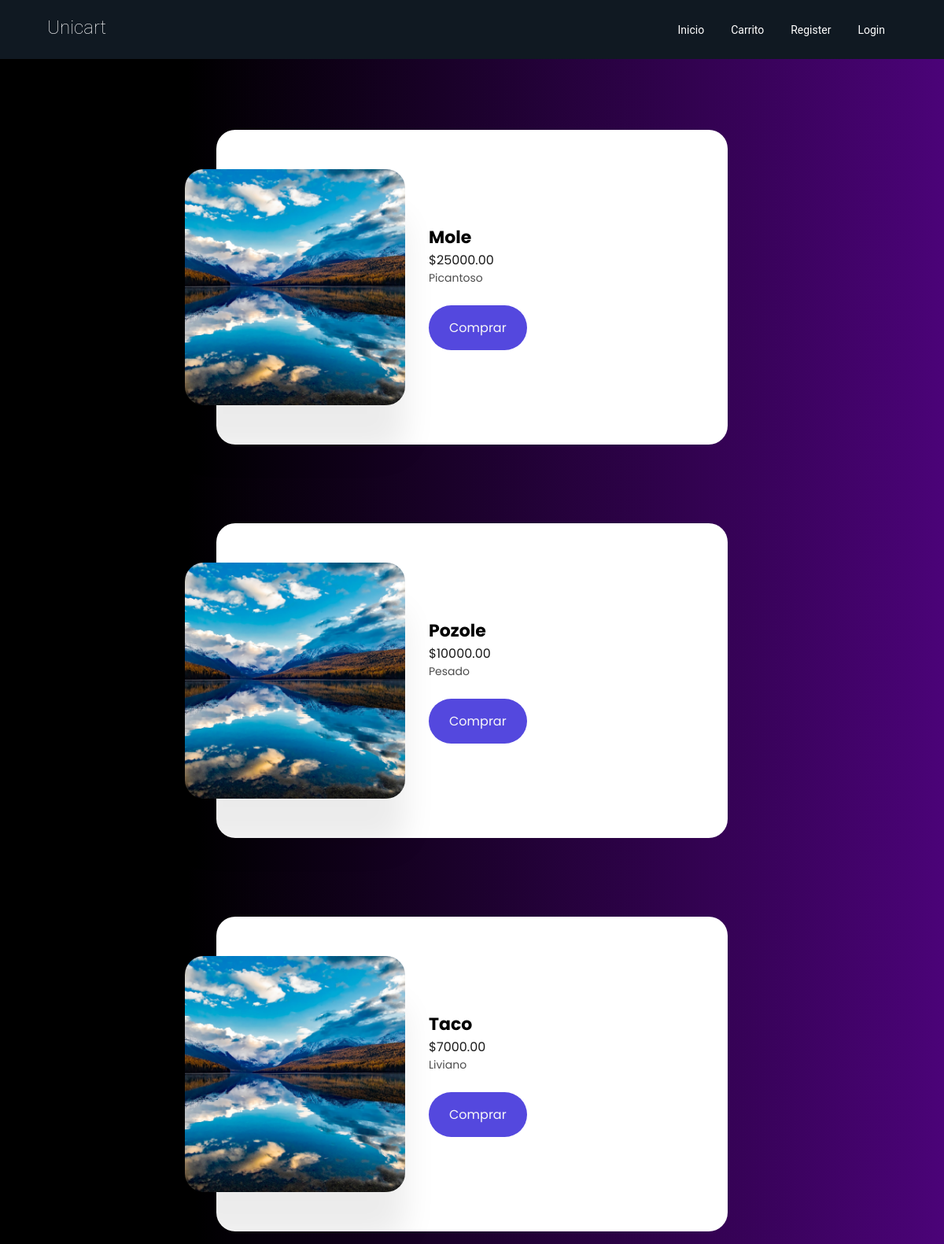
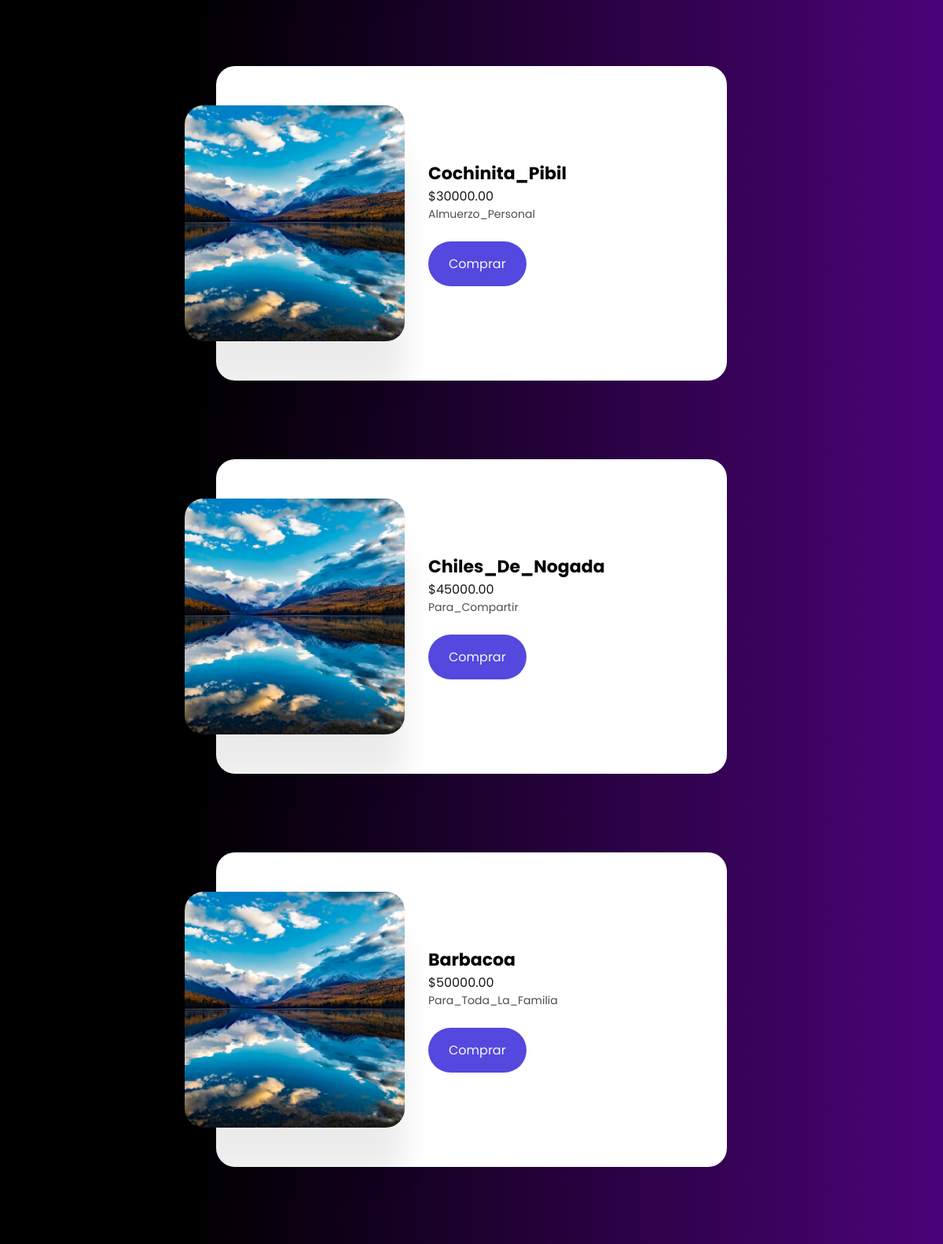
The page / (upper part) on the database its author committed (2 pictures, top to bottom).
### tables this page shows
CREATE TABLE Comida (
    ID_Comida INT PRIMARY KEY,
    Nombre VARCHAR(100),
    Descripcion TEXT,
    Precio DECIMAL(10,2),
    ID_Categoria INT,
	ID_Restaurante int,
    FOREIGN KEY (ID_Categoria) REFERENCES Categoria(ID_Categoria),
	FOREIGN KEY (ID_Restaurante) REFERENCES Restaurante(ID_Restaurante)
);

### index.php (the view, shortened to what this page needs)
<!DOCTYPE html>
<html lang="es">
<head>
    <link rel="stylesheet" href="css/slider_main.css"/>
    <link rel="stylesheet" href="css/header.css">
    <link rel="stylesheet" href="css/footer.css">
    <link rel="stylesheet" href="css/icons-social.css">
    <link rel="stylesheet" href="css/card.css">
</head>
<body>
    <header class="header">
        <div class="container">
            <div class="logo">
                <h1>Unicart</h1>
            </div>
            <nav class="menu">
                <a href="index.php" class="inicio">Inicio</a>
                <a href="carrito_compras.php">Carrito</a>
                <a href="register.html" class="modelos">Register</a>
                <a href="login.html" class="modelos">Login</a>
            </nav>
        </div>
    </header>
    <div class="separador"></div>
    <section class="mainContent">
    <?php
    $conexion = new mysqli('localhost:3306', 'root', '', 'restaurante');
        ?>
        <?php
    $sql_comidas = "SELECT ID_Comida, Nombre, Descripcion, Precio FROM Comida";
    $resultado_comidas = $conexion->query($sql_comidas);
    if ($resultado_comidas->num_rows > 0) {
        while ($fila_comida = $resultado_comidas->fetch_assoc()) {
            ?>
            <div class="card">
                <img src="images/image8.jpg" alt="">
                <div class="cards">
                    <h2><?php echo $fila_comida['Nombre']; ?></h2>
                    <h3><?php echo '$' . $fila_comida['Precio']; ?></h3>
                    <p><?php echo $fila_comida['Descripcion']; ?></p>
                    <form action="carrito_compras.php" method="POST">
                        <button type="submit">Comprar</button>
                    </form>
                </div>
            </div>
            <?php
        }
    } else {
        echo "No se encontraron resultados.";
    }
    ?>
    </section>
</body>
</html>

### css/slider_main.css (style rules this page uses)
*, *:before, *:after { box-sizing: border-box; margin: 0; padding: 0; }
body { font-family: 'Roboto', Helvetica, Arial, sans-serif; background: #000; }

### css/header.css (style rules this page uses)
.header { width: 100%; height: 75px; background: #101922; position: fixed; z-index: 10; top: 0; left: 0; box-shadow: Opx 1px 10px rgba a(0, 0, 0, 0.4); }
.container { width: 90%; max-width: 1200px; margin: auto; }
.logo { float: left; }
.logo h1 { color: #fff; font-weight: 100; display: flex; font-size: 24px; cursor: default; align-items: center; line-height: 70px; }
.menu { float: right; line-height: 75px; }
.menu a { color: #fff; text-decoration: none; display: inline-block; padding: 10px 15px; line-height: normal; font-size: 14px; transition: all 500ms ease; border-bottom: 4px solid transparent; }
.separador { height: 65px; background-color: transparent; }

### css/card.css (style rules this page uses)
section.mainContent { flex-wrap: wrap; display: flex; align-items: center; justify-content: center; margin: 0; background: #4b0378; background: linear-gradient(180deg,#4b0378 0%, #000000 80%); background: -webkit-linear-gradient(180deg,#4b0378 0%, #000000 80%); background: -moz-linear-gradient(180deg,#4b0378 0%, #000000 80%); font-family: "Euclid Circular A", "Poppins"; padding-top: 50px; padding-bottom: 50px; }
.card { margin: 50px; display: flex; align-items: center; width: 75vw; max-width: 650px; padding: 50px 30px 50px 20px; background: #ffffff; border-radius: 24px; }
.card img { max-width: 280px; width: 28vw; height: 300px; object-fit: cover; margin-left: -60px; margin-right: 30px; border-radius: inherit; box-shadow: 0 60px 40px rgb(0 0 0 / 8%); }
.card h2 { font-size: 22px; margin-right: 30px; }
.card h3 { font-size: 16px; font-weight: 400; color: rgb(0 0 0 / 90%); }
.card p { font-size: 14px; font-weight: 400; color: rgb(0 0 0 / 70%); margin-bottom: 24px; }
.card button { border: 0; background: linear-gradient(90deg, #5448de, #5448de); color: #f8f8f8; font-family: inherit; padding: 16px 26px; font-size: 16px; border-radius: 40px; }

### rows shown on the page
comida: Nombre "Mole", Precio "25000.00", Descripcion "Picantoso"
comida: Nombre "Pozole", Precio "10000.00", Descripcion "Pesado"
comida: Nombre "Taco", Precio "7000.00", Descripcion "Liviano"
comida: Nombre "Cochinita_Pibil", Precio "30000.00", Descripcion "Almuerzo_Personal"
comida: Nombre "Chiles_De_Nogada", Precio "45000.00", Descripcion "Para_Compartir"
comida: Nombre "Barbacoa", Precio "50000.00", Descripcion "Para_Toda_La_Familia"
